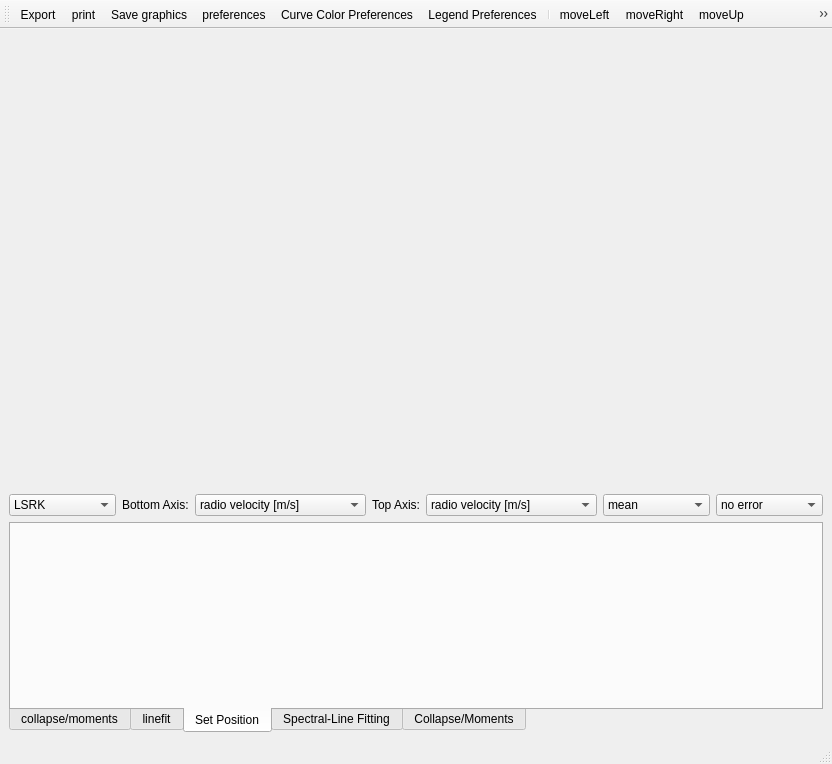
<?xml version="1.0" encoding="UTF-8"?>
<ui version="4.0">
 <class>QtProfileGUI</class>
 <widget class="QMainWindow" name="QtProfileGUI">
  <property name="geometry">
   <rect>
    <x>0</x>
    <y>0</y>
    <width>832</width>
    <height>764</height>
   </rect>
  </property>
  <property name="sizePolicy">
   <sizepolicy hsizetype="MinimumExpanding" vsizetype="MinimumExpanding">
    <horstretch>0</horstretch>
    <verstretch>0</verstretch>
   </sizepolicy>
  </property>
  <property name="minimumSize">
   <size>
    <width>832</width>
    <height>764</height>
   </size>
  </property>
  <property name="windowTitle">
   <string>Spectral Profiler</string>
  </property>
  <widget class="QWidget" name="centralwidget">
   <layout class="QVBoxLayout" name="verticalLayout">
    <item>
     <widget class="CanvasHolder" name="canvasHolder" native="true">
      <property name="sizePolicy">
       <sizepolicy hsizetype="MinimumExpanding" vsizetype="Expanding">
        <horstretch>81</horstretch>
        <verstretch>0</verstretch>
       </sizepolicy>
      </property>
      <property name="minimumSize">
       <size>
        <width>811</width>
        <height>240</height>
       </size>
      </property>
      <property name="cursor">
       <cursorShape>ArrowCursor</cursorShape>
      </property>
      <property name="focusPolicy">
       <enum>Qt::StrongFocus</enum>
      </property>
     </widget>
    </item>
    <item>
     <layout class="QHBoxLayout" name="horizontalLayout_26">
      <item>
       <widget class="QComboBox" name="spcRef">
        <property name="toolTip">
         <string>Select the spectral reference system.</string>
        </property>
        <item>
         <property name="text">
          <string>LSRK</string>
         </property>
        </item>
        <item>
         <property name="text">
          <string>LSRD</string>
         </property>
        </item>
        <item>
         <property name="text">
          <string>BARY</string>
         </property>
        </item>
        <item>
         <property name="text">
          <string>TOPO</string>
         </property>
        </item>
       </widget>
      </item>
      <item>
       <layout class="QHBoxLayout" name="horizontalLayout_25">
        <item>
         <widget class="QLabel" name="label_5">
          <property name="text">
           <string>&lt;font color='black'&gt;Bottom Axis:&lt;/fong&gt;</string>
          </property>
         </widget>
        </item>
        <item>
         <widget class="QComboBox" name="bottomAxisCType">
          <property name="toolTip">
           <string>Select the plot unit.</string>
          </property>
          <item>
           <property name="text">
            <string>radio velocity [m/s]</string>
           </property>
          </item>
          <item>
           <property name="text">
            <string>radio velocity [km/s]</string>
           </property>
          </item>
          <item>
           <property name="text">
            <string>optical velocity [m/s]</string>
           </property>
          </item>
          <item>
           <property name="text">
            <string>optical velocity [km/s]</string>
           </property>
          </item>
          <item>
           <property name="text">
            <string>frequency [Hz]</string>
           </property>
          </item>
          <item>
           <property name="text">
            <string>frequency [MHz]</string>
           </property>
          </item>
          <item>
           <property name="text">
            <string>frequency [GHz]</string>
           </property>
          </item>
          <item>
           <property name="text">
            <string>wavelength [mm]</string>
           </property>
          </item>
          <item>
           <property name="text">
            <string>wavelength [um]</string>
           </property>
          </item>
          <item>
           <property name="text">
            <string>wavelength [nm]</string>
           </property>
          </item>
          <item>
           <property name="text">
            <string>wavelength [Angstrom]</string>
           </property>
          </item>
          <item>
           <property name="text">
            <string>air wavelength [mm]</string>
           </property>
          </item>
          <item>
           <property name="text">
            <string>air wavelength [um]</string>
           </property>
          </item>
          <item>
           <property name="text">
            <string>air wavelength [nm]</string>
           </property>
          </item>
          <item>
           <property name="text">
            <string>air wavelength [Angstrom]</string>
           </property>
          </item>
          <item>
           <property name="text">
            <string>channel</string>
           </property>
          </item>
         </widget>
        </item>
       </layout>
      </item>
      <item>
       <layout class="QHBoxLayout" name="horizontalLayout_5">
        <item>
         <widget class="QLabel" name="label_6">
          <property name="text">
           <string>&lt;font color='black'&gt;Top Axis:&lt;/font&gt;</string>
          </property>
         </widget>
        </item>
        <item>
         <widget class="QComboBox" name="topAxisCType">
          <property name="toolTip">
           <string>Select the plot unit.</string>
          </property>
          <item>
           <property name="text">
            <string>radio velocity [m/s]</string>
           </property>
          </item>
          <item>
           <property name="text">
            <string>radio velocity [km/s]</string>
           </property>
          </item>
          <item>
           <property name="text">
            <string>optical velocity [m/s]</string>
           </property>
          </item>
          <item>
           <property name="text">
            <string>optical velocity [km/s]</string>
           </property>
          </item>
          <item>
           <property name="text">
            <string>frequency [Hz]</string>
           </property>
          </item>
          <item>
           <property name="text">
            <string>frequency [MHz]</string>
           </property>
          </item>
          <item>
           <property name="text">
            <string>frequency [GHz]</string>
           </property>
          </item>
          <item>
           <property name="text">
            <string>wavelength [mm]</string>
           </property>
          </item>
          <item>
           <property name="text">
            <string>wavelength [um]</string>
           </property>
          </item>
          <item>
           <property name="text">
            <string>wavelength [nm]</string>
           </property>
          </item>
          <item>
           <property name="text">
            <string>wavelength [Angstrom]</string>
           </property>
          </item>
          <item>
           <property name="text">
            <string>air wavelength [mm]</string>
           </property>
          </item>
          <item>
           <property name="text">
            <string>air wavelength [um]</string>
           </property>
          </item>
          <item>
           <property name="text">
            <string>air wavelength [nm]</string>
           </property>
          </item>
          <item>
           <property name="text">
            <string>air wavelength [Angstrom]</string>
           </property>
          </item>
          <item>
           <property name="text">
            <string>channel</string>
           </property>
          </item>
         </widget>
        </item>
       </layout>
      </item>
      <item>
       <widget class="QComboBox" name="plotMode">
        <property name="toolTip">
         <string>Choose the combine type.</string>
        </property>
        <item>
         <property name="text">
          <string>mean</string>
         </property>
        </item>
        <item>
         <property name="text">
          <string>median</string>
         </property>
        </item>
        <item>
         <property name="text">
          <string>sum</string>
         </property>
        </item>
        <item>
         <property name="text">
          <string>flux</string>
         </property>
        </item>
       </widget>
      </item>
      <item>
       <widget class="QComboBox" name="errorMode">
        <property name="toolTip">
         <string>Choose the error type.</string>
        </property>
        <item>
         <property name="text">
          <string>no error</string>
         </property>
        </item>
        <item>
         <property name="text">
          <string>rmse</string>
         </property>
        </item>
        <item>
         <property name="text">
          <string>propagated</string>
         </property>
        </item>
       </widget>
      </item>
     </layout>
    </item>
    <item>
     <widget class="QTabWidget" name="functionTabs">
      <property name="sizePolicy">
       <sizepolicy hsizetype="MinimumExpanding" vsizetype="Preferred">
        <horstretch>0</horstretch>
        <verstretch>0</verstretch>
       </sizepolicy>
      </property>
      <property name="minimumSize">
       <size>
        <width>811</width>
        <height>211</height>
       </size>
      </property>
      <property name="toolTip">
       <string>Set the position by specifying a point or a rectangular region</string>
      </property>
      <property name="tabPosition">
       <enum>QTabWidget::South</enum>
      </property>
      <property name="currentIndex">
       <number>2</number>
      </property>
      <widget class="QWidget" name="twoDReconstr">
       <property name="sizePolicy">
        <sizepolicy hsizetype="Expanding" vsizetype="Preferred">
         <horstretch>0</horstretch>
         <verstretch>0</verstretch>
        </sizepolicy>
       </property>
       <attribute name="title">
        <string>collapse/moments</string>
       </attribute>
       <layout class="QVBoxLayout" name="verticalLayout_2">
        <item>
         <layout class="QHBoxLayout" name="horizontalLayout_4">
          <item>
           <widget class="QLabel" name="fromLabel">
            <property name="sizePolicy">
             <sizepolicy hsizetype="Preferred" vsizetype="Fixed">
              <horstretch>0</horstretch>
              <verstretch>0</verstretch>
             </sizepolicy>
            </property>
            <property name="minimumSize">
             <size>
              <width>0</width>
              <height>24</height>
             </size>
            </property>
            <property name="text">
             <string>&lt;font color='black'&gt;from:&lt;/font&gt;</string>
            </property>
           </widget>
          </item>
          <item>
           <widget class="QLineEdit" name="startValue">
            <property name="minimumSize">
             <size>
              <width>0</width>
              <height>18</height>
             </size>
            </property>
           </widget>
          </item>
          <item>
           <widget class="QLabel" name="toLabel">
            <property name="sizePolicy">
             <sizepolicy hsizetype="Preferred" vsizetype="Fixed">
              <horstretch>0</horstretch>
              <verstretch>0</verstretch>
             </sizepolicy>
            </property>
            <property name="minimumSize">
             <size>
              <width>0</width>
              <height>24</height>
             </size>
            </property>
            <property name="text">
             <string>&lt;font color='black'&gt;to:&lt;/font&gt;</string>
            </property>
           </widget>
          </item>
          <item>
           <widget class="QLineEdit" name="endValue">
            <property name="minimumSize">
             <size>
              <width>0</width>
              <height>20</height>
             </size>
            </property>
           </widget>
          </item>
          <item>
           <widget class="QLabel" name="collapseUnits">
            <property name="sizePolicy">
             <sizepolicy hsizetype="Preferred" vsizetype="Fixed">
              <horstretch>0</horstretch>
              <verstretch>0</verstretch>
             </sizepolicy>
            </property>
            <property name="minimumSize">
             <size>
              <width>45</width>
              <height>24</height>
             </size>
            </property>
            <property name="text">
             <string/>
            </property>
           </widget>
          </item>
          <item>
           <widget class="QComboBox" name="collapseType">
            <property name="minimumSize">
             <size>
              <width>0</width>
              <height>21</height>
             </size>
            </property>
            <item>
             <property name="text">
              <string>mean</string>
             </property>
            </item>
            <item>
             <property name="text">
              <string>median</string>
             </property>
            </item>
            <item>
             <property name="text">
              <string>sum</string>
             </property>
            </item>
           </widget>
          </item>
          <item>
           <widget class="QComboBox" name="collapseError">
            <property name="minimumSize">
             <size>
              <width>0</width>
              <height>21</height>
             </size>
            </property>
            <item>
             <property name="text">
              <string>no error</string>
             </property>
            </item>
            <item>
             <property name="text">
              <string>rmse</string>
             </property>
            </item>
            <item>
             <property name="text">
              <string>propagated</string>
             </property>
            </item>
           </widget>
          </item>
          <item>
           <widget class="QPushButton" name="collapse">
            <property name="sizePolicy">
             <sizepolicy hsizetype="Minimum" vsizetype="Fixed">
              <horstretch>0</horstretch>
              <verstretch>0</verstretch>
             </sizepolicy>
            </property>
            <property name="minimumSize">
             <size>
              <width>0</width>
              <height>21</height>
             </size>
            </property>
            <property name="toolTip">
             <string>Collapse along the spectral axis.</string>
            </property>
            <property name="text">
             <string>collapse</string>
            </property>
           </widget>
          </item>
         </layout>
        </item>
       </layout>
      </widget>
      <widget class="QWidget" name="lineFit">
       <attribute name="title">
        <string>linefit</string>
       </attribute>
       <layout class="QVBoxLayout" name="verticalLayout_3">
        <item>
         <layout class="QHBoxLayout" name="horizontalLayout">
          <item>
           <widget class="QLabel" name="fromLabelFit">
            <property name="sizePolicy">
             <sizepolicy hsizetype="Preferred" vsizetype="Fixed">
              <horstretch>0</horstretch>
              <verstretch>0</verstretch>
             </sizepolicy>
            </property>
            <property name="minimumSize">
             <size>
              <width>0</width>
              <height>24</height>
             </size>
            </property>
            <property name="text">
             <string>&lt;font color='black'&gt;from:&lt;/font&gt;</string>
            </property>
           </widget>
          </item>
          <item>
           <widget class="QLineEdit" name="startValueFit">
            <property name="minimumSize">
             <size>
              <width>0</width>
              <height>18</height>
             </size>
            </property>
           </widget>
          </item>
          <item>
           <widget class="QLabel" name="toLabelFit">
            <property name="sizePolicy">
             <sizepolicy hsizetype="Preferred" vsizetype="Fixed">
              <horstretch>0</horstretch>
              <verstretch>0</verstretch>
             </sizepolicy>
            </property>
            <property name="minimumSize">
             <size>
              <width>0</width>
              <height>24</height>
             </size>
            </property>
            <property name="text">
             <string>&lt;font color='black'&gt;to:&lt;/font&gt;</string>
            </property>
           </widget>
          </item>
          <item>
           <widget class="QLineEdit" name="endValueFit">
            <property name="minimumSize">
             <size>
              <width>0</width>
              <height>18</height>
             </size>
            </property>
           </widget>
          </item>
          <item>
           <widget class="QLabel" name="fitUnits">
            <property name="sizePolicy">
             <sizepolicy hsizetype="Preferred" vsizetype="Fixed">
              <horstretch>0</horstretch>
              <verstretch>0</verstretch>
             </sizepolicy>
            </property>
            <property name="minimumSize">
             <size>
              <width>45</width>
              <height>24</height>
             </size>
            </property>
            <property name="text">
             <string/>
            </property>
           </widget>
          </item>
          <item>
           <widget class="QComboBox" name="fitGauss">
            <property name="minimumSize">
             <size>
              <width>0</width>
              <height>21</height>
             </size>
            </property>
            <item>
             <property name="text">
              <string>gauss</string>
             </property>
            </item>
            <item>
             <property name="text">
              <string>no gauss</string>
             </property>
            </item>
           </widget>
          </item>
          <item>
           <widget class="QComboBox" name="fitPolyN">
            <property name="sizePolicy">
             <sizepolicy hsizetype="Preferred" vsizetype="Fixed">
              <horstretch>0</horstretch>
              <verstretch>0</verstretch>
             </sizepolicy>
            </property>
            <property name="minimumSize">
             <size>
              <width>0</width>
              <height>21</height>
             </size>
            </property>
            <item>
             <property name="text">
              <string>poly 1</string>
             </property>
            </item>
            <item>
             <property name="text">
              <string>poly 0</string>
             </property>
            </item>
            <item>
             <property name="text">
              <string>no poly</string>
             </property>
            </item>
           </widget>
          </item>
          <item>
           <widget class="QPushButton" name="clean">
            <property name="minimumSize">
             <size>
              <width>0</width>
              <height>21</height>
             </size>
            </property>
            <property name="text">
             <string>clean</string>
            </property>
           </widget>
          </item>
          <item>
           <widget class="QPushButton" name="fit">
            <property name="sizePolicy">
             <sizepolicy hsizetype="Minimum" vsizetype="Fixed">
              <horstretch>0</horstretch>
              <verstretch>0</verstretch>
             </sizepolicy>
            </property>
            <property name="minimumSize">
             <size>
              <width>0</width>
              <height>21</height>
             </size>
            </property>
            <property name="toolTip">
             <string>Collapse along the spectral axis.</string>
            </property>
            <property name="text">
             <string>fit</string>
            </property>
           </widget>
          </item>
         </layout>
        </item>
       </layout>
      </widget>
      <widget class="QWidget" name="tab">
       <attribute name="title">
        <string>Set Position</string>
       </attribute>
       <layout class="QHBoxLayout" name="horizontalLayout_24">
        <item>
         <widget class="SpectralPositioningWidget" name="positioningWidget" native="true"/>
        </item>
       </layout>
      </widget>
      <widget class="QWidget" name="tab_2">
       <attribute name="title">
        <string>Spectral-Line Fitting</string>
       </attribute>
       <layout class="QHBoxLayout" name="horizontalLayout_35">
        <item>
         <widget class="SettingsWidget" name="specFitSettingsWidget" native="true"/>
        </item>
       </layout>
      </widget>
      <widget class="QWidget" name="tab_3">
       <attribute name="title">
        <string>Collapse/Moments</string>
       </attribute>
       <widget class="SettingsWidget" name="momentSettingsWidget" native="true">
        <property name="geometry">
         <rect>
          <x>10</x>
          <y>0</y>
          <width>791</width>
          <height>181</height>
         </rect>
        </property>
       </widget>
      </widget>
     </widget>
    </item>
   </layout>
  </widget>
  <widget class="QToolBar" name="profileTools">
   <property name="windowTitle">
    <string>toolBar</string>
   </property>
   <property name="floatable">
    <bool>true</bool>
   </property>
   <attribute name="toolBarArea">
    <enum>TopToolBarArea</enum>
   </attribute>
   <attribute name="toolBarBreak">
    <bool>false</bool>
   </attribute>
   <addaction name="actionExport"/>
   <addaction name="actionPrint"/>
   <addaction name="actionSaveGraphic"/>
   <addaction name="actionPreferences"/>
   <addaction name="actionColors"/>
   <addaction name="actionLegend"/>
   <addaction name="separator"/>
   <addaction name="actionMoveLeft"/>
   <addaction name="actionMoveRight"/>
   <addaction name="actionMoveUp"/>
   <addaction name="actionMoveDown"/>
   <addaction name="separator"/>
   <addaction name="actionZoomNeutral"/>
   <addaction name="actionZoomIn"/>
   <addaction name="actionZoomOut"/>
  </widget>
  <widget class="QStatusBar" name="profileStatus"/>
  <action name="actionExport">
   <property name="icon">
    <iconset>
     <normaloff>:/images/save.png</normaloff>:/images/save.png</iconset>
   </property>
   <property name="text">
    <string>Export</string>
   </property>
   <property name="toolTip">
    <string>Export profile to file</string>
   </property>
  </action>
  <action name="actionPrint">
   <property name="icon">
    <iconset>
     <normaloff>:/images/print.png</normaloff>:/images/print.png</iconset>
   </property>
   <property name="text">
    <string>print</string>
   </property>
   <property name="toolTip">
    <string>Print...</string>
   </property>
  </action>
  <action name="actionPreferences">
   <property name="icon">
    <iconset>
     <normaloff>:/images/settings.png</normaloff>:/images/settings.png</iconset>
   </property>
   <property name="text">
    <string>preferences</string>
   </property>
   <property name="toolTip">
    <string>Open preferences</string>
   </property>
  </action>
  <action name="actionColors">
   <property name="icon">
    <iconset>
     <normaloff>:/images/colorWheel.png</normaloff>:/images/colorWheel.png</iconset>
   </property>
   <property name="text">
    <string>Curve Color Preferences</string>
   </property>
   <property name="toolTip">
    <string>Open curve color preferences.</string>
   </property>
  </action>
  <action name="actionLegend">
   <property name="icon">
    <iconset>
     <normaloff>:/images/legend.png</normaloff>:/images/legend.png</iconset>
   </property>
   <property name="text">
    <string>Legend Preferences</string>
   </property>
   <property name="toolTip">
    <string>Open legend preferences.</string>
   </property>
  </action>
  <action name="actionMoveLeft">
   <property name="icon">
    <iconset>
     <normaloff>:/images/leftarrow.png</normaloff>:/images/leftarrow.png</iconset>
   </property>
   <property name="text">
    <string>moveLeft</string>
   </property>
   <property name="toolTip">
    <string>Scroll left  (left arrow)</string>
   </property>
  </action>
  <action name="actionMoveRight">
   <property name="icon">
    <iconset>
     <normaloff>:/images/rightarrow.png</normaloff>:/images/rightarrow.png</iconset>
   </property>
   <property name="text">
    <string>moveRight</string>
   </property>
   <property name="toolTip">
    <string>Scroll right  (right arrow)</string>
   </property>
  </action>
  <action name="actionMoveUp">
   <property name="icon">
    <iconset>
     <normaloff>:/images/uparrow.png</normaloff>:/images/uparrow.png</iconset>
   </property>
   <property name="text">
    <string>moveUp</string>
   </property>
   <property name="toolTip">
    <string>Scroll up  (up arrow)</string>
   </property>
  </action>
  <action name="actionMoveDown">
   <property name="icon">
    <iconset>
     <normaloff>:/images/downarrow.png</normaloff>:/images/downarrow.png</iconset>
   </property>
   <property name="text">
    <string>moveDown</string>
   </property>
   <property name="toolTip">
    <string>Scroll down  (down arrow)</string>
   </property>
  </action>
  <action name="actionZoomIn">
   <property name="icon">
    <iconset>
     <normaloff>:/images/zoomi.png</normaloff>:/images/zoomi.png</iconset>
   </property>
   <property name="text">
    <string>zoomIn</string>
   </property>
   <property name="toolTip">
    <string>Zoom in.  (ctrl +)</string>
   </property>
  </action>
  <action name="actionZoomOut">
   <property name="icon">
    <iconset>
     <normaloff>:/images/zoomo.png</normaloff>:/images/zoomo.png</iconset>
   </property>
   <property name="text">
    <string>zoomOut</string>
   </property>
   <property name="toolTip">
    <string>Zoom out.  (ctrl -)</string>
   </property>
  </action>
  <action name="actionSaveGraphic">
   <property name="icon">
    <iconset>
     <normaloff>:/images/saveGraphic.png</normaloff>:/images/saveGraphic.png</iconset>
   </property>
   <property name="text">
    <string>Save graphics</string>
   </property>
   <property name="toolTip">
    <string>Save as a (standard graphics) image.</string>
   </property>
  </action>
  <action name="actionZoomNeutral">
   <property name="icon">
    <iconset>
     <normaloff>:/images/zoomn.png</normaloff>:/images/zoomn.png</iconset>
   </property>
   <property name="text">
    <string>zoomNeutral</string>
   </property>
   <property name="toolTip">
    <string>Zoom neutral (ctr space)</string>
   </property>
  </action>
 </widget>
 <customwidgets>
  <customwidget>
   <class>CanvasHolder</class>
   <extends>QWidget</extends>
   <header>display/QtPlotter/CanvasHolder.qo.h</header>
   <container>1</container>
  </customwidget>
  <customwidget>
   <class>SettingsWidget</class>
   <extends>QWidget</extends>
   <header>display/QtPlotter/SettingsWidget.qo.h</header>
  </customwidget>
  <customwidget>
   <class>SpectralPositioningWidget</class>
   <extends>QWidget</extends>
   <header>display/QtPlotter/SpectralPositioningWidget.qo.h</header>
  </customwidget>
 </customwidgets>
 <resources/>
 <connections/>
</ui>
